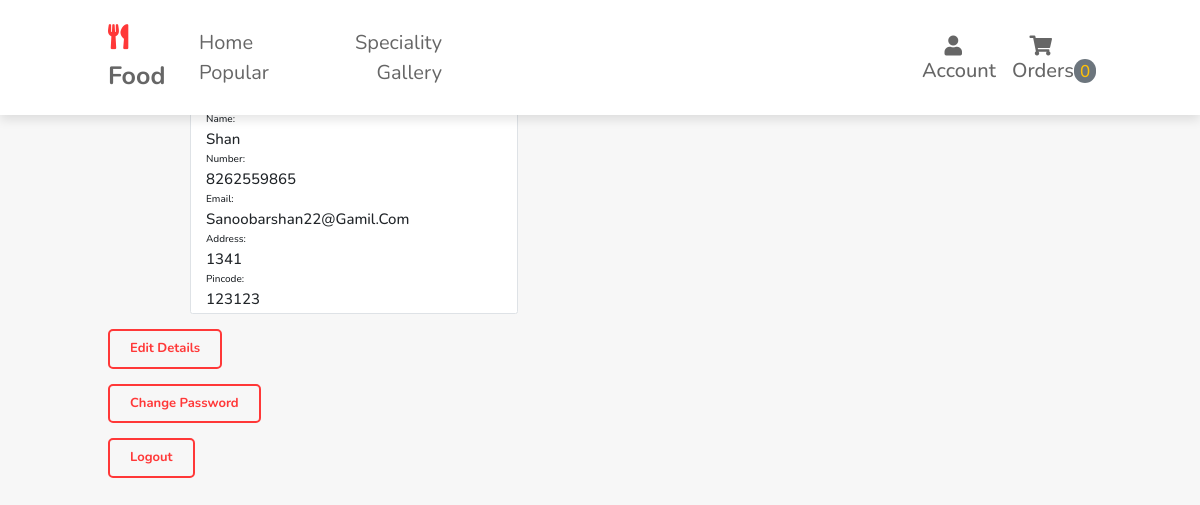
Page /user/userdetails.php (signed in) on the committed database.
### tables this page shows
CREATE TABLE IF NOT EXISTS `tbl_user` (
  `id` int(10) unsigned NOT NULL AUTO_INCREMENT,
  `name` varchar(100) NOT NULL,
  `numbers` varchar(250) NOT NULL,
  `email` varchar(255) DEFAULT NULL,
  `address` varchar(500) NOT NULL,
  `pincode` int(11) NOT NULL,
  `password` varchar(255) NOT NULL,
  PRIMARY KEY (`numbers`),
  UNIQUE KEY `id_3` (`id`),
  KEY `id` (`numbers`),
  KEY `id_2` (`id`)
);

### user/userdetails.php (the view, shortened to what this page needs)
<?php include('../config/constants.php'); ?>
<!DOCTYPE html>
<html lang="en">
<head>
</head>
<body>
<?php require_once("../header.php")?>
<section class="content">
    <h1 class="heading">User Details</h1>
        <div class="col-md-4 offset-md-1 border rounded mt-5 bg-white h-25">
            <?php
                $number=$_SESSION['user'];
                $sql = "SELECT * FROM tbl_user WHERE numbers='$number'";
                $res=mysqli_query($conn, $sql);
                $count = mysqli_num_rows($res);
                if($count>0)
                {
                    while($row=mysqli_fetch_assoc($res))
                    {
                        $name = $row['name'];
                        $number = $row['numbers'];
                        $email = $row['email'];
                        $address = $row['address'];
                        $pincode = $row['pincode'];
                        ?>
                            <div class="">
                                <h6>Name:</h6><h4><?php echo $name; ?></h4>
                                <h6>Number: </h6><h4><?php echo $number; ?></h4>
                                <h6>Email: </h6><h4><?php echo $email; ?></h4>
                                <h6>Address: </h6><h4><?php echo $address; ?></h4>
                                <h6>Pincode: </h6><h4><?php echo $pincode; ?></h4>
                            </div>
                        <?php
                    }
                }
                else
                {
                    echo "<div class='error'>User not found.</div>";
                    header("location:".SITEURL.'user/login.php');
                }
            ?>
        </div><br>
        <a href="<?php echo SITEURL; ?>user/useredit.php?number=<?php echo $number; ?>" class="btn" name="btn">Edit Details</a><br><br>
        <a href="<?php echo SITEURL; ?>user/update-password.php?number=<?php echo $number; ?>" class="btn" name="btn">Change Password</a><br><br>
        <a href="logout.php" type="submit" class="btn" name='btn'>Logout</a>
</section>

### css/style.css (style rules this page uses)
:root { --red:#ff3838; }
* { font-family: 'Nunito', sans-serif; margin:0; padding: 0; box-sizing: border-box; outline: none; border:none; text-decoration: none; text-transform: capitalize; transition:all .2s linear; }
html { font-size: 62.5%; overflow-x: hidden; scroll-behavior: smooth; scroll-padding-top: 6rem; }
body { background:#f7f7f7; }
section { padding:2rem 9%; }
.heading { text-align: center; font-size: 3.5rem; padding:1rem; color:#666; }
.btn { display: inline-block; padding: .8rem 2rem; border:.2rem solid var(--red); color:var(--red); cursor: pointer; font-size: 1.3rem; font-weight: bold; border-radius: .5rem; position: relative; overflow: hidden; z-index: 0; }
.btn::before { content: ''; position: absolute; top:0; right: 0; width:0%; height:100%; background:var(--red); transition: .3s linear; z-index: -1; }

### rows in the picture
tbl_user: name "Shan", numbers "8262559865", email "Sanoobarshan22@gamil.com", address "1341", pincode "123123"

### other values in the picture
$count "0"
